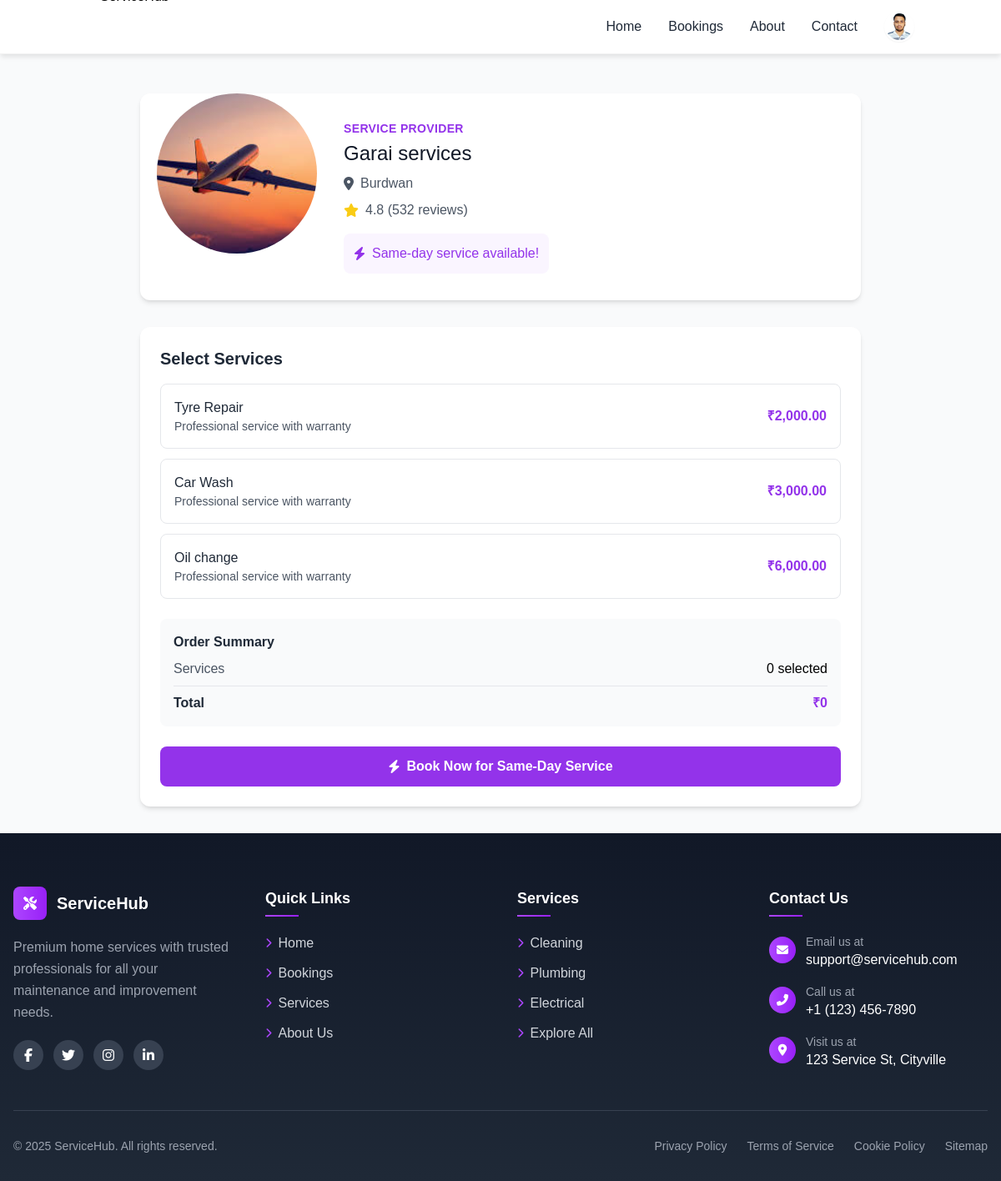
The page /Homepage/booking.php?provider_id=28 (signed in) on the database its author committed.
### tables this page shows
CREATE TABLE `users` (
  `user_id` int(11) NOT NULL,
  `name` varchar(50) NOT NULL,
  `dob` date NOT NULL,
  `email` varchar(50) NOT NULL,
  `password` varchar(30) NOT NULL,
  `phone` varchar(15) NOT NULL,
  `address` text NOT NULL,
  `image` text NOT NULL,
  `created_at` timestamp NOT NULL DEFAULT current_timestamp(),
  `updated_at` timestamp NOT NULL DEFAULT current_timestamp()
);

CREATE TABLE `service_providers` (
  `provider_id` int(11) NOT NULL,
  `image` text NOT NULL,
  `service_id` int(10) NOT NULL,
  `description` text NOT NULL,
  `approved_action` enum('pending','approved','rejected') NOT NULL,
  `created_at` timestamp NOT NULL DEFAULT current_timestamp(),
  `businessname` varchar(50) NOT NULL,
  `lisenceno` text NOT NULL,
  `identityno` text NOT NULL,
  `identityimage` text NOT NULL,
  `email` text NOT NULL,
  `phone` varchar(15) DEFAULT NULL,
  `provider_name` varchar(100) NOT NULL,
  `password` text NOT NULL,
  `address` text NOT NULL
);

CREATE TABLE `subservice_price_map` (
  `subprice_id` int(11) NOT NULL,
  `service_id` int(11) NOT NULL,
  `subservice_id` int(11) NOT NULL,
  `provider_id` int(11) NOT NULL,
  `price` int(11) NOT NULL
);

CREATE TABLE `subservice` (
  `subservice_id` int(11) NOT NULL,
  `service_id` int(11) NOT NULL,
  `subservice_name` varchar(40) NOT NULL,
  `service_des` text NOT NULL,
  `image` text NOT NULL
);

### Homepage/booking.php (the view, shortened to what this page needs)
<?php
include "navbar.php";
$provider_id = (int)$_GET['provider_id'];
$query = "SELECT * FROM service_providers WHERE provider_id = ?";
$stmt = mysqli_prepare($conn, $query);
mysqli_stmt_bind_param($stmt, "i", $provider_id);
mysqli_stmt_execute($stmt);
$result = mysqli_stmt_get_result($stmt);
$provider = mysqli_fetch_assoc($result);
$subservices_query = "SELECT ss.subservice_id, ss.subservice_name, spm.price
                      FROM subservice ss
                      JOIN subservice_price_map spm ON ss.subservice_id = spm.subservice_id
                      WHERE spm.provider_id = ?";
$stmt = mysqli_prepare($conn, $subservices_query);
mysqli_stmt_bind_param($stmt, "i", $provider_id);
mysqli_stmt_execute($stmt);
$subservices = mysqli_stmt_get_result($stmt);
$selected_subservice_price = 0;
?>
<!DOCTYPE html>
<html lang="en">
<head>
    <link rel="stylesheet" href="https://cdnjs.cloudflare.com/ajax/libs/font-awesome/6.5.1/css/all.min.css">
    <link rel="stylesheet" href="https://cdnjs.cloudflare.com/ajax/libs/font-awesome/6.5.1/css/all.min.css">
    <link rel="stylesheet" href="style.css">
    <script src="https://cdn.tailwindcss.com"></script>
    <link rel="stylesheet" href="hideScrollbar.css">
</head>
<body class="bg-gray-50">
    <div class="container mx-auto px-4 py-8 max-w-4xl">
        <div class="bg-white rounded-xl shadow-md overflow-hidden mb-8 mt-20">
            <div class="md:flex">
                <div class="md:flex-shrink-0">
                    <img class="h-48 w-full object-cover md:w-48 rounded-full ml-5"
                        src="../s_pro/uploads2/<?php echo htmlspecialchars($provider['image'] ?? 'default-service.jpg'); ?>"
                        alt="<?php echo htmlspecialchars($provider['businessname']); ?>">
                </div>
                <div class="p-8">
                    <div class="uppercase tracking-wide text-sm text-purple-600 font-semibold">
                        <?php echo htmlspecialchars($provider['service_name'] ?? 'Service Provider'); ?>
                    </div>
                    <h1 class="block mt-1 text-2xl font-medium text-gray-900">
                        <?php echo htmlspecialchars($provider['businessname']); ?>
                    </h1>
                    <div class="mt-2 flex items-center text-gray-600">
                        <i class="fas fa-map-marker-alt mr-2"></i>
                        <span><?php echo htmlspecialchars($provider['address']); ?></span>
                    </div>
                    <div class="mt-2 flex items-center text-gray-600">
                        <i class="fas fa-star text-yellow-400 mr-2"></i>
                        <span>4.8 (532 reviews)</span>
                    </div>
                    <div class="mt-4 bg-purple-50 p-3 rounded-lg">
                        <div class="flex items-center text-purple-600">
                            <i class="fas fa-bolt mr-2 animate-bounce"></i>
                            <span class="font-medium">Same-day service available!</span>
                        </div>
                    </div>
                </div>
            </div>
        </div>
        <form action="booking_process.php" method="POST" class="bg-white rounded-xl shadow-md p-6">
            <h2 class="text-xl font-semibold text-gray-800 mb-4">Select Services</h2>
            <div class="space-y-3 mb-6">
                <?php while ($subservice = mysqli_fetch_assoc($subservices)): ?>
                    <div class="service-item">
                        <label for="service-<?php echo $subservice['subservice_id']; ?>"
                            class="flex justify-between items-center p-4 border rounded-lg cursor-pointer transition-colors hover:bg-purple-50">
                            <div>
                                <h3 class="font-medium text-gray-800"><?php echo htmlspecialchars($subservice['subservice_name']); ?></h3>
                                <p class="text-sm text-gray-600">Professional service with warranty</p>
                            </div>
                            <span class="font-semibold text-purple-600">₹<?php echo number_format($subservice['price'], 2); ?></span>
                        </label>
                    </div>
                <?php endwhile; ?>
            </div>
            <div class="bg-gray-50 p-4 rounded-lg mb-6">
                <h3 class="font-semibold text-gray-800 mb-2">Order Summary</h3>
                <div class="flex justify-between mb-1">
                    <span class="text-gray-600">Services</span>
                    <span id="services-count" class="font-medium"><?php echo ($selected_subservice_price > 0) ? '1 selected (₹' . number_format($selected_subservice_price, 2) . ')' : '0 selected'; ?></span>
                </div>
                <div class="border-t border-gray-200 my-2"></div>
                <div class="flex justify-between">
                    <span class="text-gray-800 font-semibold">Total</span>
                    <span id="total" class="text-purple-600 font-bold"><?php echo ($selected_subservice_price > 0) ? '₹' . number_format($selected_subservice_price, 2) : '₹0'; ?></span>
                </div>
            </div>
            <button type="submit"
                class="w-full bg-purple-600 hover:bg-purple-700 text-white font-bold py-3 px-4 rounded-lg transition duration-200 flex items-center justify-center">
                <i class="fas fa-bolt mr-2"></i> Book Now for Same-Day Service
            </button>
        </form>
    </div>
    <?php
    include_once "footer.php";
    ?>
</body>
</html>

### Homepage/navbar.php (shortened to what this page needs)
<?php
include_once "db_connect.php";
if (isset($_SESSION['user_id'])) {
    $user_id = $_SESSION['user_id'];
    $query = "SELECT * FROM users WHERE user_id = ?";
    $stmt = mysqli_prepare($conn, $query);
    mysqli_stmt_bind_param($stmt, "i", $user_id);
    mysqli_stmt_execute($stmt);
    $result = mysqli_stmt_get_result($stmt);
    $user = mysqli_fetch_assoc($result);
    $image = $user['image'] ?? '';
    $displayImage = !empty($image) ? $image : 'default.jpg';
}
?>
<!DOCTYPE html>
<html lang="en">
<head>
    <script src="https://cdn.tailwindcss.com"></script>
    <link rel="stylesheet" href="https://cdnjs.cloudflare.com/ajax/libs/font-awesome/6.5.1/css/all.min.css">
</head>
<body>
    <nav class="navbar fixed top-0 w-full z-50 px-5">
        <div class="container mx-auto px-4">
            <div class="flex items-center justify-between h-16">
                <a href="home.php" class="flex items-center">
                    <img src="assets/images/logo.png" alt="ServiceHub" class="h-24 w-auto">
                </a>
                <div class="hidden md:flex items-center space-x-8">
                    <a href="home.php" class="nav-link text-gray-800 font-medium">Home</a>
                    <a href="cart.php" class="nav-link text-gray-800 font-medium">Bookings</a>
                    <a href="about.php" class="nav-link text-gray-800 font-medium">About</a>
                    <a href="contact.php" class="nav-link text-gray-800 font-medium">Contact</a>
                    <?php if (isset($_SESSION['user_id'])): ?>
                        <a href="profile.php" class="flex items-center space-x-2">
                            <img src="assets/images/<?php echo $displayImage; ?>" alt="Profile" class="user-avatar w-9 h-9 rounded-full object-cover shadow-sm">
                        </a>
                    <?php else: ?>
                        <a href="/ServiceHub/Signup_Login/login.php" class="btn-primary px-4 py-2 rounded-full text-white font-medium">
                            Sign In
                        </a>
                    <?php endif; ?>
                </div>
            </div>
        </div>
    </nav>

### Homepage/style.css (style rules this page uses)
body { background-color: #ffffff; font-family: "Arial", sans-serif; margin: 0; padding: 0; }
h1 { font-weight: bold; color: #222; }

### Homepage/hideScrollbar.css (style rules this page uses)
html { overflow: scroll; overflow-x: hidden; }

### Homepage/navbar.php (style rules this page uses)
:root { --primary: #AD46FF; --primary-hover: #9820f7; }
.navbar { backdrop-filter: blur(12px); background: rgba(255, 255, 255, 0.95); box-shadow: 0 4px 6px -1px rgba(0, 0, 0, 0.1); border-bottom: 1px solid rgba(0, 0, 0, 0.05); }
.nav-link { position: relative; transition: all 0.2s ease; }
.nav-link::after { content: ''; position: absolute; bottom: -2px; left: 0; width: 0; height: 2px; background: var(--primary); transition: width 0.2s ease; }
.user-avatar { transition: all 0.2s ease; border: 2px solid transparent; }

### Homepage/booking.php (style rules this page uses)
.animate-bounce { animation: bounce 1s infinite; }

### rows shown on the page
users: image (picture)
service_providers: image (picture), businessname "Garai services", address "Burdwan"
subservice_price_map: subservice.subservice_name "Tyre Repair", price "2,000.00"
subservice_price_map: subservice.subservice_name "Car Wash", price "3,000.00"
subservice_price_map: subservice.subservice_name "Oil change", price "6,000.00"

### other values the page prints
$provider['service_name'] "SERVICE PROVIDER"
